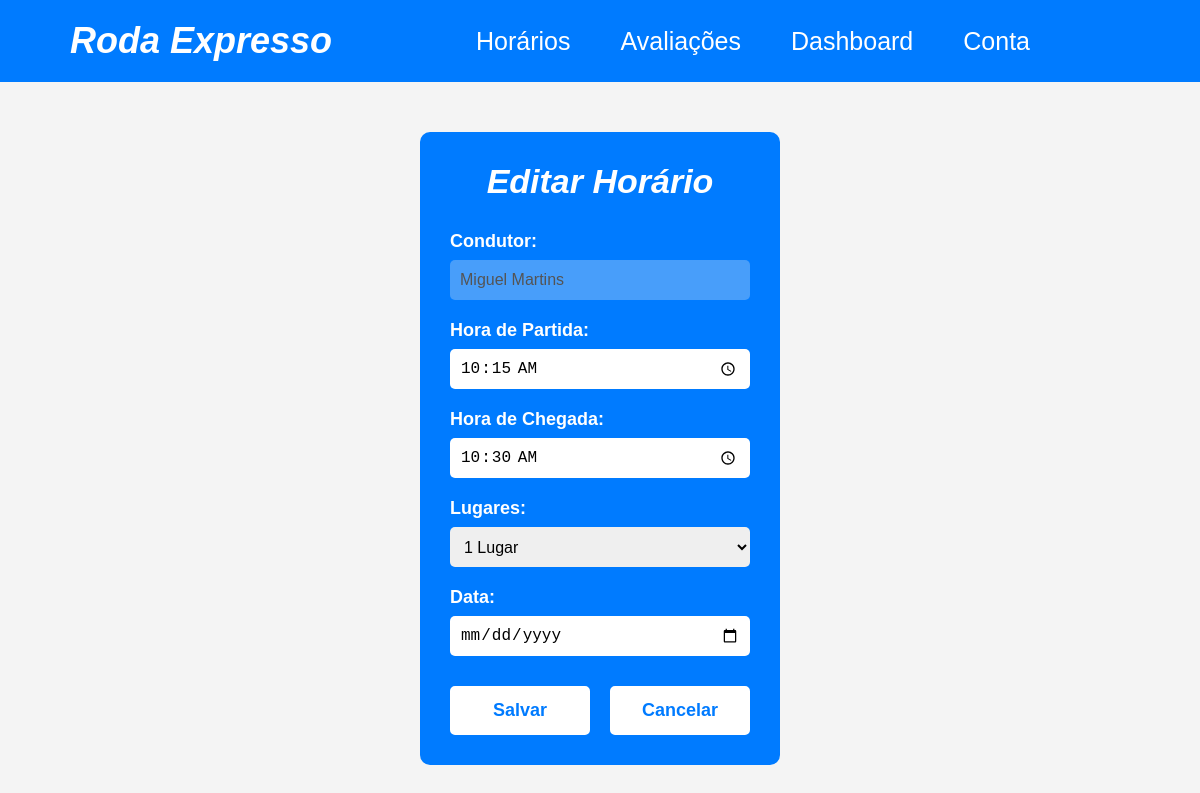
The app's page /pages/gestor/horarios/editarHorario.php?id_horario=1 (signed in) with its own data.
### tables this page shows
CREATE TABLE `horariostransporte` (
  `id_horario` int(11) NOT NULL,
  `id_condutor` int(11) DEFAULT NULL,
  `id_rota` int(11) DEFAULT NULL,
  `dia_semana` enum('Segunda','Terça','Quarta','Quinta','Sexta','Sábado','Domingo') NOT NULL,
  `hora_partida` time NOT NULL,
  `hora_chegada` time NOT NULL,
  `data_viagem` date DEFAULT NULL,
  `lugares_disponiveis` int(11) DEFAULT NULL,
  `origem` varchar(255) DEFAULT NULL,
  `destino` varchar(255) DEFAULT NULL
);

CREATE TABLE `condutor` (
  `id_condutor` int(11) NOT NULL,
  `nome_condutor` varchar(100) NOT NULL,
  `idade` int(11) NOT NULL,
  `nacionalidade` varchar(50) NOT NULL,
  `classificacao` float DEFAULT NULL
);

### pages/gestor/horarios/editarHorario.php (the view, shortened to what this page needs)
<?php
$idHorario = $_GET['id_horario'];
$query = "SELECT h.*, c.nome_condutor
          FROM horariostransporte h
          JOIN condutor c ON h.id_condutor = c.id_condutor
          WHERE h.id_horario = ?";
$stmt = mysqli_prepare($conn, $query);
mysqli_stmt_bind_param($stmt, "i", $idHorario);
mysqli_stmt_execute($stmt);
$result = mysqli_stmt_get_result($stmt);
$horario = mysqli_fetch_assoc($result);
?>
<!DOCTYPE html>
<html lang="pt-PT">
<head>
</head>
<body>
    <div class="header">
        <a href="../PgInicialGestor.php" style="text-decoration: none; color: white;">
            <h1>Roda Expresso</h1>
        </a>
        <div class="menu">
            <a href="horarios.php">Horários</a>
            <a href="../avaliacoes.php">Avaliações</a>
            <a href="../dashboard.php">Dashboard</a>
            <a href="../conta/conta.php">Conta</a>
        </div>
    </div>
    <div class="container">
        <div class="editar-horario-container">
            <div class="titulo-edicao">Editar Horário</div>
            <form method="POST">
                <div class="form-group">
                    <label for="condutor">Condutor:</label>
                    <input type="text" id="condutor" value="<?= htmlspecialchars($horario['nome_condutor']) ?>" disabled>
                </div>
                <div class="form-group">
                    <label for="hora_partida">Hora de Partida:</label>
                    <input type="time" id="hora_partida" name="hora_partida" value="<?= htmlspecialchars(substr($horario['hora_partida'], 0, 5)) ?>" required>
                </div>
                <div class="form-group">
                    <label for="hora_chegada">Hora de Chegada:</label>
                    <input type="time" id="hora_chegada" name="hora_chegada" value="<?= htmlspecialchars(substr($horario['hora_chegada'], 0, 5)) ?>" required>
                </div>
                <div class="form-group">
                    <label for="lugares">Lugares:</label>
                    <select id="lugares" name="lugares">
                        <?php for ($i = 1; $i <= 14; $i++): ?>
                            <option value="<?= $i ?>" <?= $horario['lugares_disponiveis'] == $i ? 'selected' : '' ?>>
                                <?= $i ?> Lugar<?= $i > 1 ? 'es' : '' ?>
                            </option>
                        <?php endfor; ?>
                    </select>
                </div>
                <div class="form-group">
                    <label for="data">Data:</label>
                    <input type="date" id="data" name="data" value="<?= htmlspecialchars($horario['data_viagem']) ?>" required>
                </div>
                <div class="botoes">
                    <button type="submit" class="botao botao-salvar">Salvar</button>
                    <button type="button" class="botao botao-cancelar">Cancelar</button>
                </div>
            </form>
        </div>
    </div>
</body>
</html>

### pages/gestor/horarios/editarHorario.php (style rules this page uses)
body { font-family: Arial, sans-serif; margin: 0; padding: 0; background-color: #f4f4f4; }
.header { background-color: #007bff; color: white; padding: 20px; display: flex; justify-content: space-between; align-items: center; }
.header h1 { margin: 0; padding-left: 50px; font-weight: bold; font-style: italic; font-size: 36px; }
.menu { display: flex; gap: 50px; padding-right: 150px; font-size: 25px; }
.menu a { text-decoration: none; color: white; }
.container { width: 30%; margin: auto; margin-top: 50px; }
.editar-horario-container { background-color: #007bff; padding: 30px; border-radius: 10px; color: white; }
.form-group { margin-bottom: 20px; }
.form-group label { display: block; font-size: 18px; margin-bottom: 8px; font-weight: bold; }
.form-group input, .form-group select { width: 100%; padding: 10px; font-size: 16px; border-radius: 5px; border: none; box-sizing: border-box; height: 40px; }
.botoes { display: flex; justify-content: center; gap: 20px; margin-top: 30px; }
.botao { padding: 12px 30px; font-size: 18px; border-radius: 5px; cursor: pointer; border: none; font-weight: bold; background-color: white; color: #007bff; border: 2px solid white; flex: 1; max-width: 150px; text-align: center; }
.titulo-edicao { font-size: 34px; margin-bottom: 30px; text-align: center; font-weight: bold; font-style: italic; }

### records on screen
horariostransporte: id_condutor.nome_condutor "Miguel Martins", hora_partida "10:15", hora_chegada "10:30", lugares "1 Lugar"
